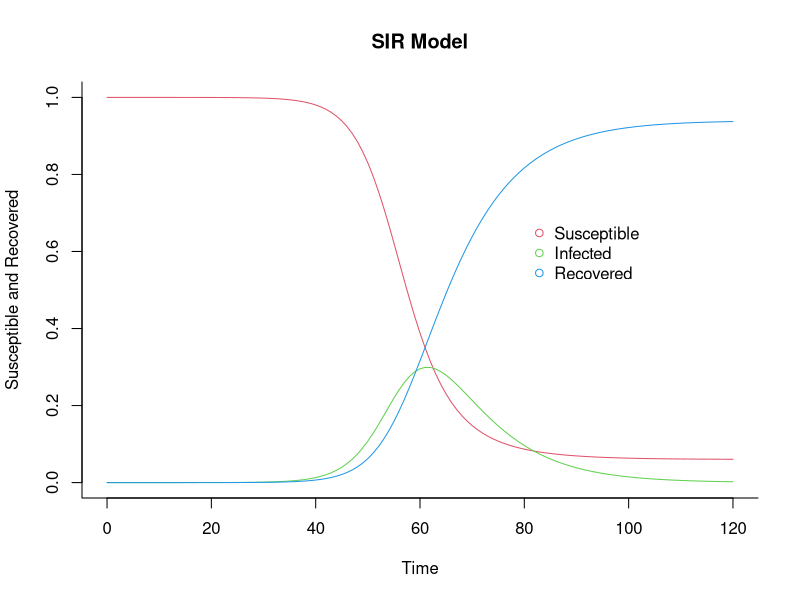
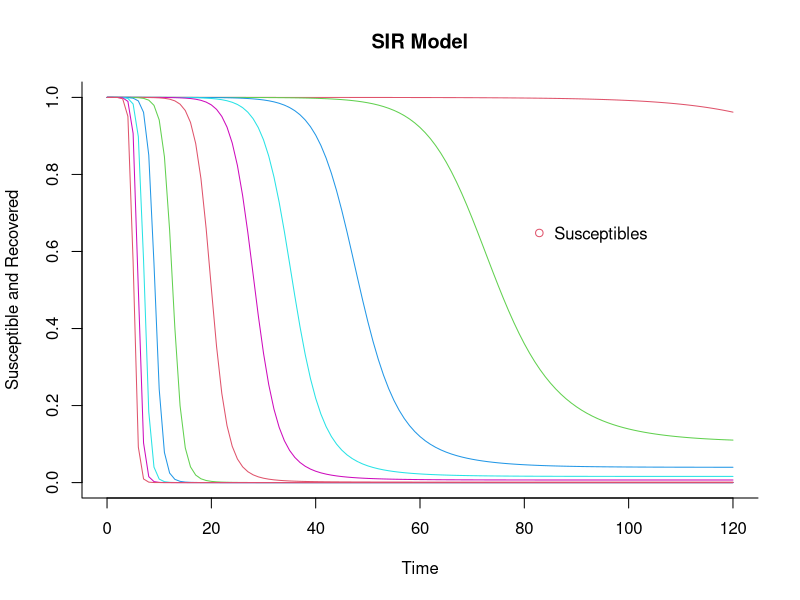
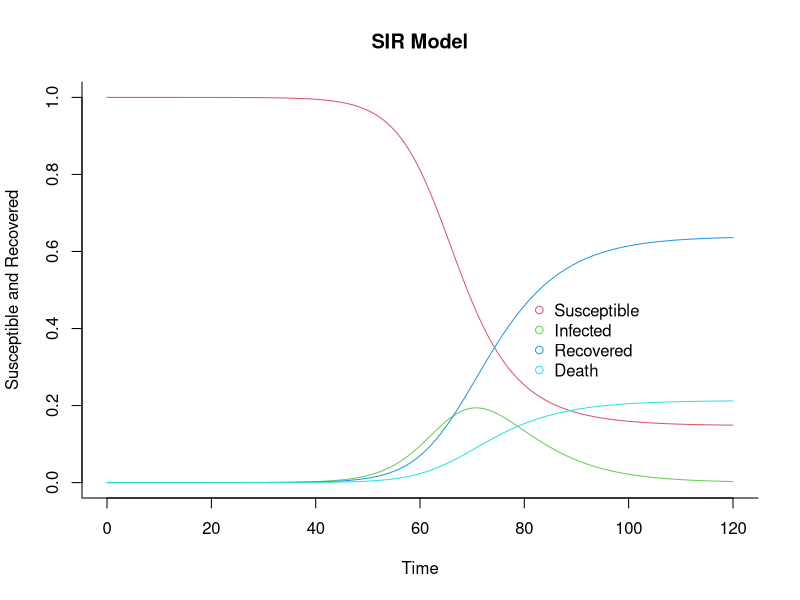
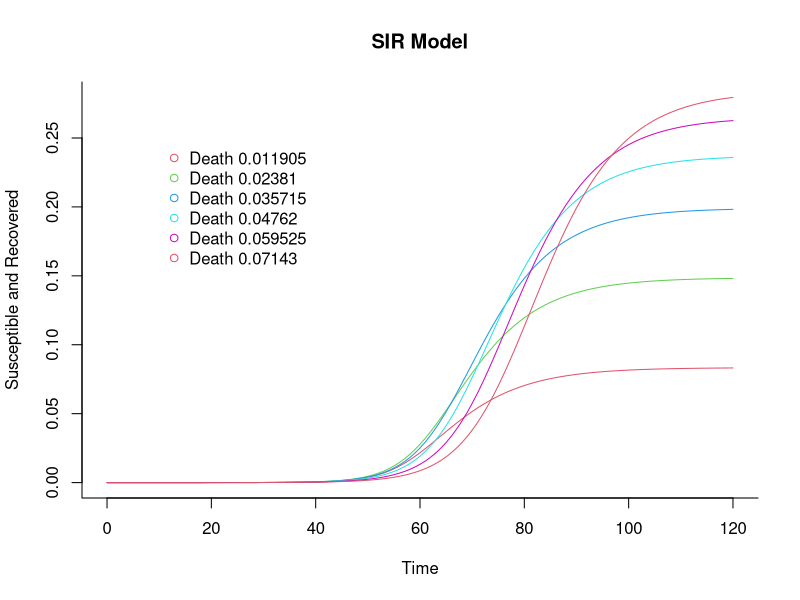
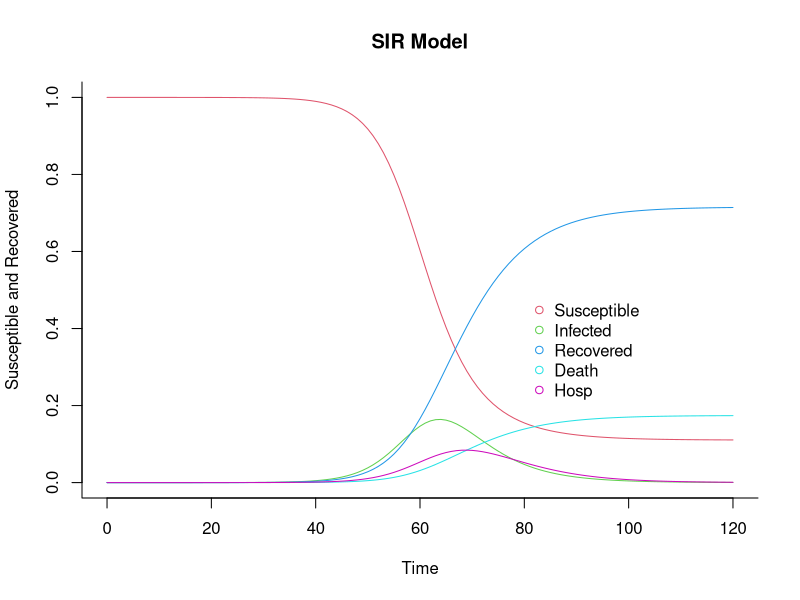
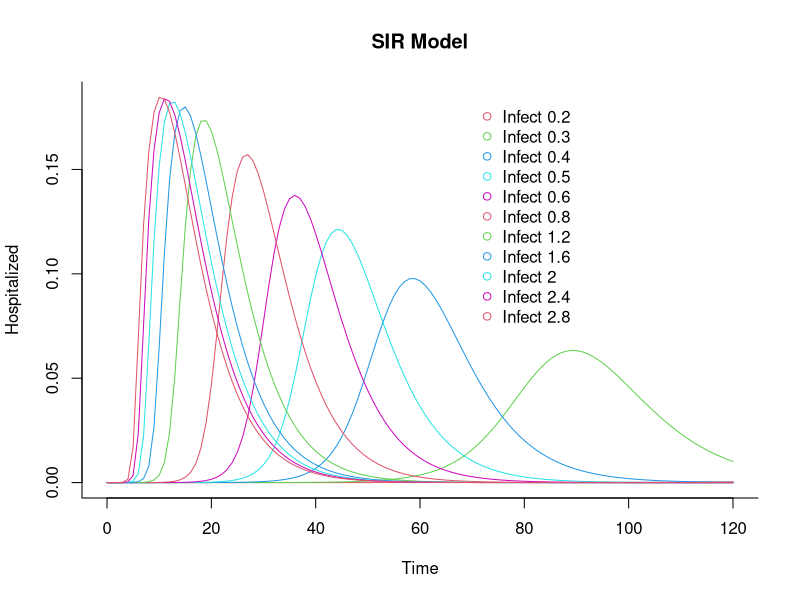
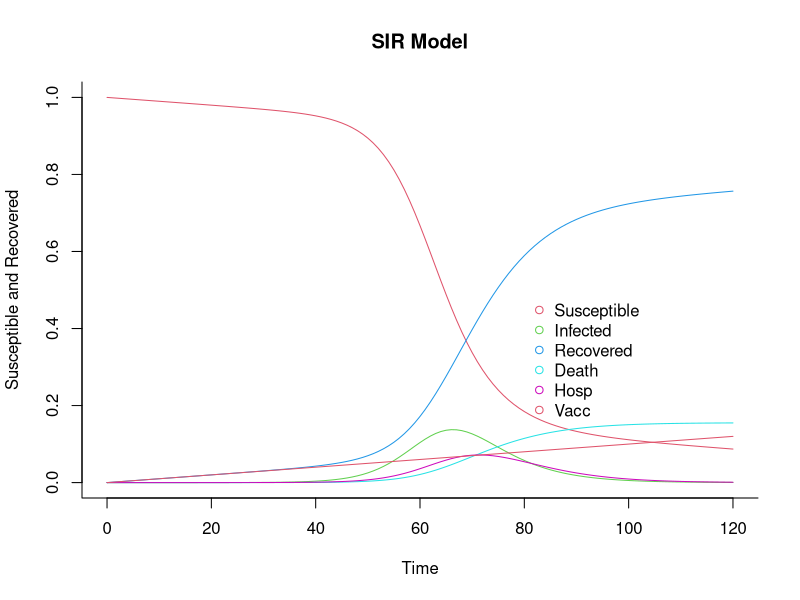

Reproduce these figures in R, in order.

###############
### R Intro ###
###############

### Link:
# https://cran.r-project.org/

# Instalare pachete:
# install.packages("_nume_pachet_")

### Vizualizare / Grafica
# install.packages("ggplot2")

### Ecuatii diferentiale
# install.packages("deSolve")

#################

### incarcare librarii
library(ggplot2)
library(deSolve)

##################
##################

#################
### SIR Model ###
#################

# S = Susceptible
# I = Infected
# R = Recovered: Immune + Dead;

### Basic SIR Model
sir <- function(time, state, parameters) {
  with(as.list(c(state, parameters)), {
    dS = -infect * S * I;
    dI =  infect * S * I - recov * I; 
    dR =  recov * I;

    return(list(c(dS, dI, dR)))
  })
}

solve.sir = function(sir.f, init, parameters, times) {
	## Solve using ode (General Solver for Ordinary Differential Equations)
	out = ode(y = init, times = times, func = sir.f, parms = parameters)
	## change to data frame
	out = as.data.frame(out)
	## Delete time variable
	out$time <- NULL
	return(out)
}

### Plot SIR
legend.xyf = function(times, x=c(0,0)) {
	c(max(times)*2/3, 0.7) + x;
}
plot.sir = function(y, times, legend.lbl=c("Susceptible", "Infected", "Recovered"),
		legend.xy, leg.off=c(0,0), ylab="Susceptible and Recovered") {
	if(missing(legend.xy)) legend.xy=legend.xyf(times, leg.off)
	matplot(x = times, y = y, type = "l",
        xlab = "Time", ylab = ylab, main = "SIR Model",
        lwd = 1, lty = 1, bty = "l", col = 2:6)

	## Add legend
	legend(legend.xy[1], legend.xy[2], legend.lbl,
		pch = 1, col = 2:6, bty = "n")
}

basic.lbl = c("Susceptible", "Infected", "Recovered");

#############
### run Model

### Set parameters

### Time frame
end.time = 120
times = seq(0, end.time, by = 1)

### Proportion in each compartment:
# Susceptible = 0.999999;
# Infected = 0.000001;
# Recovered = 0;
init = c(S = 1-1e-6, I = 1e-6, R = 0.0)

# probability of infection;
infect = 1.4247 / 4
# recovery rate;
recov  = 0.14286 / 1.2

parameters = c(infect = infect, recov = recov)


### Solve using ode
out = solve.sir(sir, init, parameters, times)
head(out, 10)

### Plot
plot.sir(out, times)

#############
#############

solve.SIR = function(param, type="infect") {
	type = match(type, c("infect", "recov"))
	if(type == 1) {
		parameters = c(infect = param, recov = recov)
	} else if(type == 2) {
		parameters = c(infect = infect, recov = param)
	}
	solve.sir(sir, init, parameters, times)$S;
}

# probability of infection;
infect = 1.4247 / 4
# recovery rate;
recov  = 0.14286 / 1.2

infect.seq = c(0.2, 0.3, 0.4, 0.5, 0.6, seq(0.8, 3, by=0.4))
out = sapply(infect.seq, solve.SIR)
plot.sir(out, times, legend.lbl="Susceptibles")


#####################
#####################

### SIR + Death Model

sir <- function(time, state, parameters) {
  with(as.list(c(state, parameters)), {
    dS = -infect * S * I;
    dI =  infect * S * I - recov * I - death * I; 
    dR =  recov * I;
	dD = death * I;

    return(list(c(dS, dI, dR, dD)));
  })
}


# probability of infection;
infect = 1.4247 / 4
# recovery rate;
recov  = 0.14286 / 1.2
# death rate;
death = recov / 3;

parameters = c(infect = infect, recov = recov, death=death)
init = c(S = 1-1e-6, I = 1e-6, R = 0.0, D = 0.0)


### Solve using ode
out = solve.sir(sir, init, parameters, times)
head(out, 10)

### Plot
plot.sir(out, times, legend.lbl = c(basic.lbl, "Death"), leg.off=c(0, -0.2))


### Comparisons
solve.SIR = function(param, type="infect") {
	type = match(type, c("infect", "recov", "death", "hosp"))
	if(is.na(type)) stop("Invalid type!")
	parameters[type] = param
	solve.sir(sir, init, parameters, times)$D;
}

death.seq = recov * seq(0.1, 0.6, by=0.1)
out = sapply(death.seq, solve.SIR, type="death")
plot.sir(out, times, legend.lbl=paste("Death", death.seq), legend.xy=c(10,0.25))



#####################
#####################

### SIR + Hospital
# - different mortalities in Hospital vs Community

sir <- function(time, state, parameters) {
  with(as.list(c(state, parameters)), {
    dS = -infect * S * I - infect * S * H; # both I & H infect!
    dI =  infect * S * I + infect * S * H - recov * I - death * I - hosp * I;
	dH =  hosp * I - recov.h * H - death.h * H;
    dR =  recov * I + recov.h * H;
	dD =  death * I + death.h * H;

    return(list(c(dS, dI, dR, dD, dH)));
  })
}


# probability of infection;
infect = 1.4247 / 4
# recovery rate;
recov  = 0.14286 / c(1.2, 1.3)
# death rate;
death = recov * c(1/10, 1/2);
# hospitalization
hosp = 0.1;

parameters = c(infect = infect,
	recov = recov[1], recov.h = recov[2],
	death=death[1], death.h = death[2], hosp = hosp)
init = c(S = 1-1e-6, I = 1e-6, R = 0.0, D = 0.0, H = 0.0)


### Solve using ode
out = solve.sir(sir, init, parameters, times)
head(out, 10)

### Plot
plot.sir(out, times, legend.lbl = c(basic.lbl, "Death", "Hosp"), leg.off=c(0, -0.2))


### Comparisons
solve.SIR = function(param, type="infect") {
	type = match(type, c("infect", "recov", "death", "hosp"))
	if(is.na(type)) stop("Invalid type!")
	parameters[type] = param
	solve.sir(sir, init, parameters, times)$H;
}

infect.seq = c(0.2, 0.3, 0.4, 0.5, 0.6, seq(0.8, 3, by=0.4))
out = sapply(infect.seq, solve.SIR, type="infect")
plot.sir(out, times, ylab="Hospitalized",
	legend.lbl=paste("Infect", infect.seq), legend.xy=c(70,0.185))



#####################
#####################

### SIR + Old Age + Hospital
# - different mortalities for Old age vs Young;
# - different mortalities for Hospital vs Community;

### TODO: homework;





#####################
#####################

### SIR + Vaccine

sir <- function(time, state, parameters) {
  with(as.list(c(state, parameters)), {
	dV = min(S, vacc); # V protects, but reduces S;
    dS = -infect * S * I - infect * S * H - dV; # both I & H infect!
    dI =  infect * S * I + infect * S * H - recov * I - death * I - hosp * I;
	dH =  hosp * I - recov.h * H - death.h * H;
    dR =  recov * I + recov.h * H + dV;
	dD =  death * I + death.h * H;
	# Note: dR includes also dV;

    return(list(c(dS, dI, dR, dD, dH, dV)));
  })
}


# probability of infection;
infect = 1.4247 / 4
# recovery rate;
recov  = 0.14286 / c(1.2, 1.3)
# death rate;
death = recov * c(1/10, 1/2);
# hospitalization
hosp = 0.1;
# vaccination
vacc = 1 / 1000; # ~ 3 years for entire population;

parameters = c(infect = infect,
	recov = recov[1], recov.h = recov[2],
	death=death[1], death.h = death[2], hosp = hosp, vacc = vacc)
init = c(S = 1-1e-6, I = 1e-6, R = 0.0, D = 0.0, H = 0.0, V = 0.0)


### Solve using ode
out = solve.sir(sir, init, parameters, times)
head(out, 10)

### Plot
plot.sir(out, times, legend.lbl = c(basic.lbl, "Death", "Hosp", "Vacc"), leg.off=c(0, -0.2))


### TODO:
# - comparisons in Mortality & Hospitalization
#   vs different Vaccination rates;
# - preferential vaccination in older individuals;
